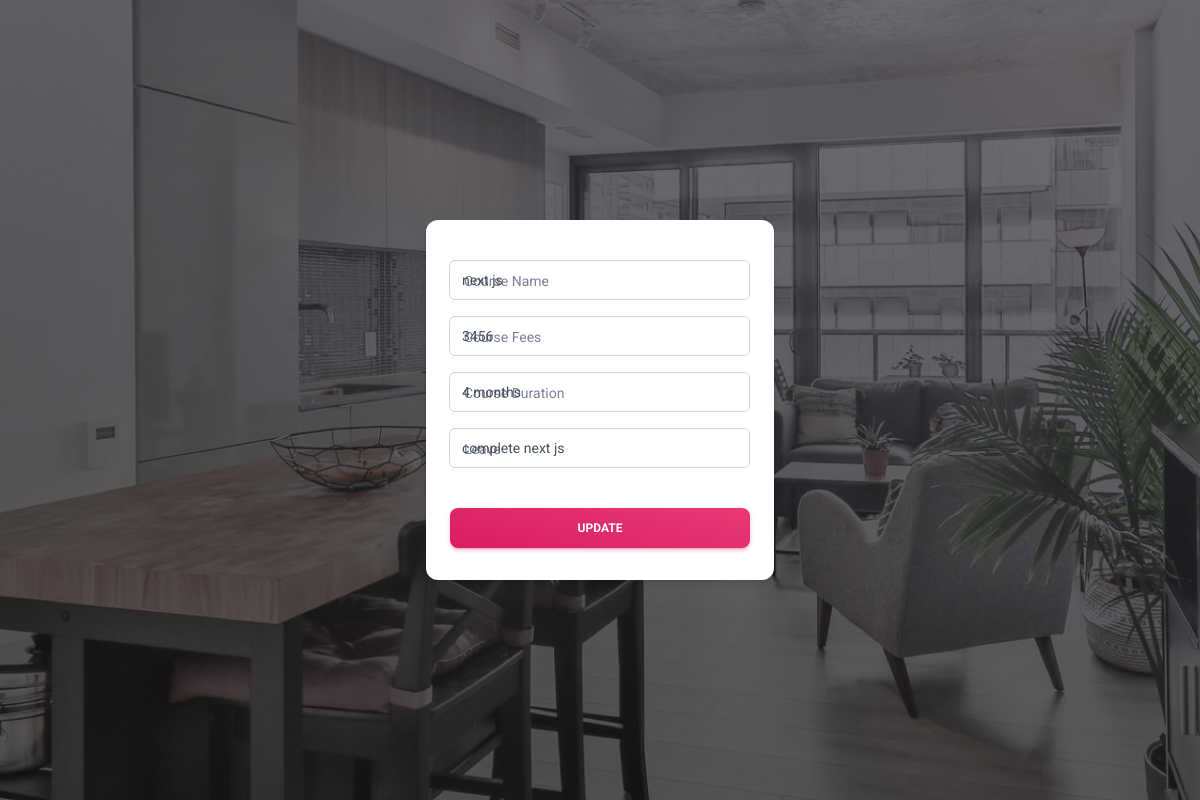
Screenshot of /update_view/14/ with the database file from the repository.
### app/models.py (models this page shows)
class Course(models.Model):
    coursename = models.CharField(max_length=200)
    coursefees=models.IntegerField()
    courseduration=models.CharField(max_length=100)
    coursetextbox=models.TextField()

### app/views.py (the view)
# urls.py: path('update_view/<int:uid>/',views.update_view, name='Updatecourse'),
def update_view(request, uid):
    res = Course.objects.get(id=uid)
    return render(request, 'updatecourse.html', {'course': res,})

### app/templates/updatecourse.html (shortened to what this page needs)
{% load static %}
<!DOCTYPE html>
<html lang="en">
<head>
   <link href="{% static 'css/nucleo-icons.css' %}" rel="stylesheet" />
   <link href="{% static 'css/nucleo-svg.css' %}" rel="stylesheet" />
   <link id="pagestyle" href="{% static 'css/material-dashboard.css' %}" rel="stylesheet" />
</head>
  <main class="main-content  mt-0">
    <div class="page-header align-items-start min-vh-100" style="background-image: url('{% static 'img/bg-smart-home-1.jpg' %}');">
      <div class="container my-auto">
        <div class="row">
          <div class="col-lg-4 col-md-8 col-12 mx-auto">
            <div class="card z-index-0 fadeIn3 fadeInBottom">
              <div class="card-body">
                <form role="form" method="POST" action="/updatecourse/">
                  <div class="input-group input-group-outline my-3">
                    <label class="form-label">Course Name</label>
                    <input type="text" class="form-control" name='name' value="{{course.coursename}}">
                  </div>
                  <div class="input-group input-group-outline my-3">
                    <label class="form-label">Course Fees</label>
                    <input type="number" class="form-control" name='fees' value="{{course.coursefees}}">
                  </div>
                  <div class="input-group input-group-outline mb-3">
                    <label class="form-label">Course Duration</label>
                    <input type="text" class="form-control" name="duration" value="{{course.courseduration}}">
                  </div>
                  <div class="input-group input-group-outline mb-3">
                    <label class="form-label">Leave</label>
                    <input type="text" class="form-control" name="comment" value="{{course.coursetextbox}}">
                  </div>
                  <div class="text-center" >
                    <button type="submit" class="btn bg-gradient-primary w-100 my-4 mb-2" >Update</button>
                  </div>
                </form>
              </div>
            </div>
          </div>
        </div>
      </div>
    </div>
  </main>
</body>
</html>

### rows the page displays
Course: name "next js", fees "3456", duration "4 months", comment "complete next js"
